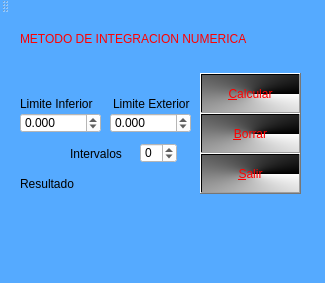
<?xml version="1.0" encoding="UTF-8"?>
<ui version="4.0">
 <class>integracionN</class>
 <widget class="QMainWindow" name="integracionN">
  <property name="geometry">
   <rect>
    <x>0</x>
    <y>0</y>
    <width>325</width>
    <height>283</height>
   </rect>
  </property>
  <property name="windowTitle">
   <string>integracionN</string>
  </property>
  <property name="styleSheet">
   <string notr="true">border-color: rgb(85, 255, 127);
background-color: rgb(85, 170, 255);</string>
  </property>
  <widget class="QWidget" name="centralWidget">
   <widget class="QPushButton" name="evaluar">
    <property name="enabled">
     <bool>true</bool>
    </property>
    <property name="geometry">
     <rect>
      <x>200</x>
      <y>60</y>
      <width>101</width>
      <height>41</height>
     </rect>
    </property>
    <property name="styleSheet">
     <string notr="true">background-color: qconicalgradient(cx:0.522727, cy:0.506, angle:0, stop:0 rgba(0, 0, 0, 255), stop:1 rgba(255, 255, 255, 255));
font: 75 12pt &quot;MS Shell Dlg 2&quot;;
color: rgb(255, 0, 0);</string>
    </property>
    <property name="text">
     <string>&amp;Calcular</string>
    </property>
   </widget>
   <widget class="QPushButton" name="clear">
    <property name="geometry">
     <rect>
      <x>200</x>
      <y>100</y>
      <width>101</width>
      <height>41</height>
     </rect>
    </property>
    <property name="styleSheet">
     <string notr="true">background-color: qconicalgradient(cx:0.522727, cy:0.506, angle:0, stop:0 rgba(0, 0, 0, 255), stop:1 rgba(255, 255, 255, 255));
font: 75 12pt &quot;MS Shell Dlg 2&quot;;
color: rgb(255, 0, 0);</string>
    </property>
    <property name="text">
     <string>&amp;Borrar</string>
    </property>
   </widget>
   <widget class="QPushButton" name="pushButton_3">
    <property name="geometry">
     <rect>
      <x>200</x>
      <y>140</y>
      <width>101</width>
      <height>41</height>
     </rect>
    </property>
    <property name="styleSheet">
     <string notr="true">background-color: qconicalgradient(cx:0.522727, cy:0.506, angle:0, stop:0 rgba(0, 0, 0, 255), stop:1 rgba(255, 255, 255, 255));
font: 75 12pt &quot;MS Shell Dlg 2&quot;;
color: rgb(255, 0, 0);</string>
    </property>
    <property name="text">
     <string>&amp;Salir</string>
    </property>
   </widget>
   <widget class="QLabel" name="label">
    <property name="geometry">
     <rect>
      <x>20</x>
      <y>10</y>
      <width>301</width>
      <height>31</height>
     </rect>
    </property>
    <property name="styleSheet">
     <string notr="true">color: rgb(255, 0, 0);
font: 75 12pt &quot;MS Shell Dlg 2&quot;;</string>
    </property>
    <property name="text">
     <string>METODO DE INTEGRACION NUMERICA</string>
    </property>
   </widget>
   <widget class="QLabel" name="label_2">
    <property name="geometry">
     <rect>
      <x>20</x>
      <y>160</y>
      <width>71</width>
      <height>21</height>
     </rect>
    </property>
    <property name="styleSheet">
     <string notr="true">font: 75 9pt &quot;MS Shell Dlg 2&quot;;
color: rgb(0, 0, 0);</string>
    </property>
    <property name="text">
     <string>Resultado</string>
    </property>
   </widget>
   <widget class="QLabel" name="Resultado">
    <property name="geometry">
     <rect>
      <x>20</x>
      <y>190</y>
      <width>271</width>
      <height>51</height>
     </rect>
    </property>
    <property name="styleSheet">
     <string notr="true">color: rgb(170, 0, 0);
font: 75 10pt &quot;MS Shell Dlg 2&quot;;</string>
    </property>
    <property name="text">
     <string/>
    </property>
   </widget>
   <widget class="QSpinBox" name="intervalo">
    <property name="geometry">
     <rect>
      <x>140</x>
      <y>130</y>
      <width>37</width>
      <height>20</height>
     </rect>
    </property>
    <property name="styleSheet">
     <string notr="true">background-color: rgb(255, 255, 255);</string>
    </property>
    <property name="minimum">
     <number>-10000</number>
    </property>
    <property name="maximum">
     <number>10000</number>
    </property>
    <property name="singleStep">
     <number>1</number>
    </property>
   </widget>
   <widget class="QDoubleSpinBox" name="limext">
    <property name="geometry">
     <rect>
      <x>110</x>
      <y>100</y>
      <width>81</width>
      <height>20</height>
     </rect>
    </property>
    <property name="styleSheet">
     <string notr="true">background-color: rgb(255, 255, 255);</string>
    </property>
    <property name="decimals">
     <number>3</number>
    </property>
    <property name="minimum">
     <double>-1000.000000000000000</double>
    </property>
    <property name="maximum">
     <double>1000.000000000000000</double>
    </property>
   </widget>
   <widget class="QDoubleSpinBox" name="liminf">
    <property name="geometry">
     <rect>
      <x>20</x>
      <y>100</y>
      <width>81</width>
      <height>20</height>
     </rect>
    </property>
    <property name="styleSheet">
     <string notr="true">background-color: rgb(255, 255, 255);</string>
    </property>
    <property name="decimals">
     <number>3</number>
    </property>
    <property name="minimum">
     <double>-1000.000000000000000</double>
    </property>
    <property name="maximum">
     <double>999.990000000000009</double>
    </property>
   </widget>
   <widget class="QLabel" name="label_4">
    <property name="geometry">
     <rect>
      <x>70</x>
      <y>130</y>
      <width>61</width>
      <height>21</height>
     </rect>
    </property>
    <property name="styleSheet">
     <string notr="true">font: 75 9pt &quot;MS Shell Dlg 2&quot;;
color: rgb(0, 0, 0);</string>
    </property>
    <property name="text">
     <string>Intervalos</string>
    </property>
   </widget>
   <widget class="QLabel" name="label_5">
    <property name="geometry">
     <rect>
      <x>113</x>
      <y>81</y>
      <width>81</width>
      <height>20</height>
     </rect>
    </property>
    <property name="styleSheet">
     <string notr="true">font: 75 9pt &quot;MS Shell Dlg 2&quot;;
color: rgb(0, 0, 0);</string>
    </property>
    <property name="text">
     <string>Limite Exterior</string>
    </property>
   </widget>
   <widget class="QLabel" name="label_6">
    <property name="geometry">
     <rect>
      <x>20</x>
      <y>80</y>
      <width>81</width>
      <height>21</height>
     </rect>
    </property>
    <property name="styleSheet">
     <string notr="true">font: 75 9pt &quot;MS Shell Dlg 2&quot;;
color: rgb(0, 0, 0);</string>
    </property>
    <property name="text">
     <string>Limite Inferior</string>
    </property>
   </widget>
  </widget>
  <widget class="QToolBar" name="mainToolBar">
   <attribute name="toolBarArea">
    <enum>TopToolBarArea</enum>
   </attribute>
   <attribute name="toolBarBreak">
    <bool>false</bool>
   </attribute>
  </widget>
  <widget class="QStatusBar" name="statusBar"/>
 </widget>
 <layoutdefault spacing="6" margin="11"/>
 <resources/>
 <connections>
  <connection>
   <sender>pushButton_3</sender>
   <signal>clicked()</signal>
   <receiver>integracionN</receiver>
   <slot>close()</slot>
   <hints>
    <hint type="sourcelabel">
     <x>404</x>
     <y>188</y>
    </hint>
    <hint type="destinationlabel">
     <x>457</x>
     <y>191</y>
    </hint>
   </hints>
  </connection>
 </connections>
</ui>
